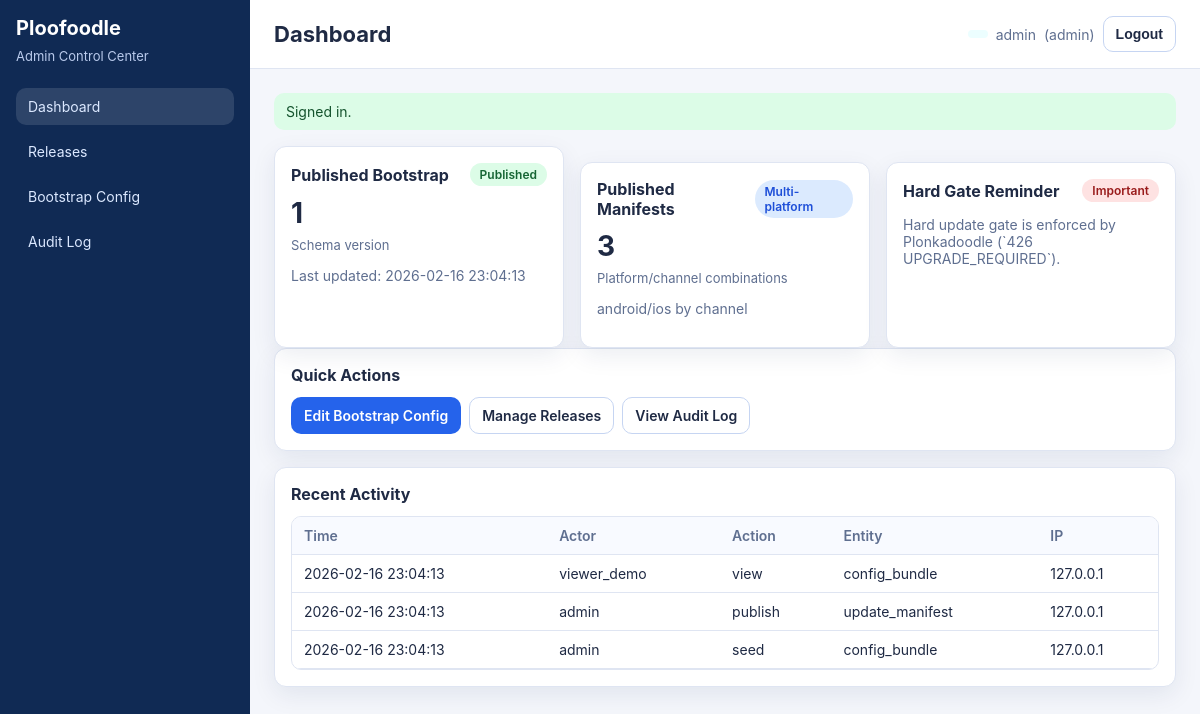
Page /index.php?_route=/admin (signed in) on the committed database.
### tables this page shows
CREATE TABLE IF NOT EXISTS admin_config_bundle (
  id BIGINT UNSIGNED AUTO_INCREMENT PRIMARY KEY,
  platform VARCHAR(20) NOT NULL DEFAULT 'android',
  channel VARCHAR(30) NOT NULL DEFAULT 'stable',
  bundle_key VARCHAR(80) NOT NULL DEFAULT 'mobile_bootstrap',
  status ENUM('draft','published') NOT NULL DEFAULT 'draft',
  schema_version INT UNSIGNED NOT NULL DEFAULT 1,
  payload JSON NOT NULL,
  cache_ttl_seconds INT UNSIGNED NOT NULL DEFAULT 3600,
  etag VARCHAR(64) NOT NULL,
  updated_by BIGINT UNSIGNED NULL,
  published_at TIMESTAMP NULL DEFAULT NULL,
  created_at TIMESTAMP NOT NULL DEFAULT CURRENT_TIMESTAMP,
  updated_at TIMESTAMP NOT NULL DEFAULT CURRENT_TIMESTAMP ON UPDATE CURRENT_TIMESTAMP,
  KEY idx_acb_platform_channel_status (platform, channel, status),
  KEY idx_acb_updated_at (updated_at),
  UNIQUE KEY uq_acb_draft (platform, channel, bundle_key, status),
  CONSTRAINT fk_acb_updated_by FOREIGN KEY (updated_by) REFERENCES admin_users(id)
    ON DELETE SET NULL
);

CREATE TABLE IF NOT EXISTS admin_audit_log (
  id BIGINT UNSIGNED AUTO_INCREMENT PRIMARY KEY,
  actor_user_id BIGINT UNSIGNED NULL,
  actor_username VARCHAR(80) NOT NULL,
  actor_role VARCHAR(20) NOT NULL,
  action VARCHAR(40) NOT NULL,
  entity_type VARCHAR(40) NOT NULL,
  entity_id BIGINT UNSIGNED NULL,
  platform VARCHAR(20) NULL,
  channel VARCHAR(30) NULL,
  before_json JSON NULL,
  after_json JSON NULL,
  ip_address VARCHAR(64) NULL,
  user_agent VARCHAR(255) NULL,
  created_at TIMESTAMP NOT NULL DEFAULT CURRENT_TIMESTAMP,
  KEY idx_aal_entity (entity_type, entity_id),
  KEY idx_aal_actor (actor_username),
  KEY idx_aal_created_at (created_at),
  CONSTRAINT fk_aal_actor_user FOREIGN KEY (actor_user_id) REFERENCES admin_users(id)
    ON DELETE SET NULL
);

### src/Controllers/BaseController.php (called while the page is built, shortened)
<?php
abstract class BaseController
{
    protected function render(string $viewFile, array $vars = []): void
    {
        $viewPath = PLOO_BASE_PATH . '/src/Views/' . $viewFile;
        extract($vars, EXTR_SKIP);
        require $viewPath;
    }
}

### src/Controllers/AdminDashboardController.php (called while the page is built, shortened)
<?php
final class AdminDashboardController extends BaseController
{
    public function index(): void
    {
        $user = (new RequireAdminAuth())->handle();
        $configRepo = new ConfigBundleRepository(Db::pdo());
        $releaseRepo = new UpdateManifestRepository(Db::pdo());
        $auditRepo = new AuditLogRepository(Db::pdo());
        $publishedConfig = null;
        $publishedManifests = [];
        $recentAudit = [];
        try {
            $publishedConfig = $configRepo->findLatestPublished();
            $publishedManifests = $releaseRepo->list(['status' => 'published']);
            $recentAudit = $auditRepo->latest(10);
        } catch (\Throwable $e) {
            \ploo_flash('error', 'Dashboard data unavailable. Run SQL migrations and seed data.');
        }
        $this->render('admin/dashboard.php', [
            'user' => $user,
            'flash' => \ploo_take_flash(),
            'csrfToken' => \ploo_csrf_token(),
            'publishedConfig' => $publishedConfig,
            'publishedManifests' => $publishedManifests,
            'recentAudit' => $recentAudit,
        ]);
    }
}

### src/Core/Router.php (called while the page is built, shortened)
<?php
final class Router
{
    private array $routes = [];
    public function get(string $path, array $handler): void
    {
        $this->routes['GET'][$path] = $handler;
    }
    public function post(string $path, array $handler): void
    {
        $this->routes['POST'][$path] = $handler;
    }
    public function dispatch(): void
    {
        $request = new Request();
        $response = new Response();
        $method = $request->method();
        $path = rtrim($request->path(), '/') ?: '/';
        $handler = $this->routes[$method][$path] ?? null;
        try {
            [$class, $action] = $handler;
            $controller = new $class($request, $response);
            $controller->{$action}();
        } catch (\Throwable $e) {
            $response->json(['success' => false, 'error' => 'Internal server error'], 500);
        }
    }
}

### public/index.php (called while the page is built, shortened)
<?php
require_once __DIR__ . '/../src/bootstrap.php';
$router = new Router();
$router->get('/', [AdminDashboardController::class, 'index']);
$router->get('/admin', [AdminDashboardController::class, 'index']);
$router->get('/auth/login', [AuthController::class, 'showLogin']);
$router->post('/auth/login', [AuthController::class, 'login']);
$router->post('/auth/logout', [AuthController::class, 'logout']);
$router->get('/admin/config', [AdminConfigController::class, 'index']);
$router->post('/admin/config', [AdminConfigController::class, 'saveOrPublish']);
$router->post('/admin/config/save-draft', [AdminConfigController::class, 'saveDraft']);
$router->post('/admin/config/publish', [AdminConfigController::class, 'publish']);
$router->post('/admin/config/reset-draft', [AdminConfigController::class, 'resetDraft']);
$router->post('/admin/config/delete-draft', [AdminConfigController::class, 'deleteDraft']);
$router->get('/admin/releases', [AdminReleaseController::class, 'index']);
$router->post('/admin/releases', [AdminReleaseController::class, 'saveOrPublish']);
$router->get('/admin/releases/create', [AdminReleaseController::class, 'create']);
$router->get('/admin/releases/view', [AdminReleaseController::class, 'view']);
$router->get('/admin/releases/edit', [AdminReleaseController::class, 'edit']);
$router->post('/admin/releases/publish', [AdminReleaseController::class, 'publish']);
$router->post('/admin/releases/unpublish', [AdminReleaseController::class, 'unpublish']);
$router->post('/admin/releases/delete', [AdminReleaseController::class, 'delete']);
$router->get('/admin/audit', [AdminAuditController::class, 'index']);
$router->get('/admin/audit/view', [AdminAuditController::class, 'view']);
$router->get('/mobile/bootstrap', [MobileBootstrapController::class, 'show']);
$router->get('/mobile/update', [MobileUpdateController::class, 'show']);
$router->get('/health', [HealthController::class, 'show']);
$router->dispatch();

### src/bootstrap.php (called while the page is built, shortened)
<?php
spl_autoload_register(static function (string $class): void {
    $prefix = 'Ploofoodle\\';
    $relative = substr($class, strlen($prefix));
    $path = PLOO_BASE_PATH . '/src/' . str_replace('\\', '/', $relative) . '.php';
});
$GLOBALS['ploo_config'] = [
    'app' => require PLOO_BASE_PATH . '/config/app.php',
    'db' => require PLOO_BASE_PATH . '/config/db.php',
    'auth' => require PLOO_BASE_PATH . '/config/auth.php',
];
function ploo_config(string $group): array
{
    return $GLOBALS['ploo_config'][$group] ?? [];
}
function ploo_base_path(): string
{
    $configured = trim((string)(ploo_config('app')['base_path'] ?? ''));
    $scriptName = (string)($_SERVER['SCRIPT_NAME'] ?? '/index.php');
    $base = rtrim(str_replace('\\', '/', dirname($scriptName)), '/');
    return $base === '' ? '' : $base;
}
function ploo_route_url(string $route, array $query = []): string
{
    $query = array_merge(['_route' => $route], $query);
    return ploo_base_path() . '/index.php?' . http_build_query($query);
}

### src/Core/Db.php (called while the page is built, shortened)
<?php
final class Db
{
    private static array $config = [];
    private static ?PDO $pdo = null;
    public static function configure(array $config): void
    {
        self::$config = $config;
    }
    public static function pdo(): PDO
    {
        if (self::$pdo instanceof PDO) {
            return self::$pdo;
        }
        $host = self::$config['host'] ?? '127.0.0.1';
        $port = (int)(self::$config['port'] ?? 3306);
        $name = self::$config['name'] ?? 'up-skill';
        $user = self::$config['user'] ?? 'root';
        $pass = self::$config['pass'] ?? '';
        $charset = self::$config['charset'] ?? 'utf8mb4';
        $dsn = sprintf('mysql:host=%s;port=%d;dbname=%s;charset=%s', $host, $port, $name, $charset);
        self::$pdo = new PDO($dsn, $user, $pass, [
            PDO::ATTR_ERRMODE => PDO::ERRMODE_EXCEPTION,
            PDO::ATTR_DEFAULT_FETCH_MODE => PDO::FETCH_ASSOC,
            PDO::ATTR_EMULATE_PREPARES => false,
        ]);
        return self::$pdo;
    }
}

### src/Repositories/ConfigBundleRepository.php (called while the page is built, shortened)
<?php
final class ConfigBundleRepository
{
    public function findLatestPublished(): ?array
    {
        $sql = "SELECT * FROM admin_config_bundle WHERE status = 'published' ORDER BY updated_at DESC, id DESC LIMIT 1";
        $stmt = $this->pdo->query($sql);
        $row = $stmt !== false ? $stmt->fetch() : false;
        return is_array($row) ? $row : null;
    }
}

### src/Repositories/UpdateManifestRepository.php (called while the page is built, shortened)
<?php
final class UpdateManifestRepository
{
    public function list(array $filters = []): array
    {
        $sql = 'SELECT * FROM admin_update_manifest WHERE 1=1';
        $params = [];
        if (!empty($filters['status'])) {
            $sql .= ' AND status = ?';
            $params[] = $filters['status'];
        }
        $sql .= ' ORDER BY updated_at DESC, id DESC';
        $stmt = $this->pdo->prepare($sql);
        $stmt->execute($params);
        $rows = $stmt->fetchAll();
        return is_array($rows) ? $rows : [];
    }
}

### src/Repositories/AuditLogRepository.php (called while the page is built, shortened)
<?php
final class AuditLogRepository
{
    public function latest(int $limit = 10): array
    {
        $limit = max(1, min(100, $limit));
        $stmt = $this->pdo->query('SELECT * FROM admin_audit_log ORDER BY created_at DESC, id DESC LIMIT ' . $limit);
        $rows = $stmt !== false ? $stmt->fetchAll() : [];
        return is_array($rows) ? $rows : [];
    }
}

### src/Views/admin/dashboard.php (the view, shortened to what this page needs)
<?php
$publishedConfig = $publishedConfig ?? null;
$publishedManifests = $publishedManifests ?? [];
$recentAudit = $recentAudit ?? [];
?>
<div class="grid-3">
  <section class="card">
    <div class="card-head"><h3>Published Bootstrap</h3><span class="badge published">Published</span></div>
    <div class="stat"><?= htmlspecialchars((string)($publishedConfig['schema_version'] ?? 'N/A'), ENT_QUOTES, 'UTF-8') ?></div>
    <div class="stat-sub">Schema version</div>
    <p class="muted">Last updated: <?= htmlspecialchars((string)($publishedConfig['updated_at'] ?? 'N/A'), ENT_QUOTES, 'UTF-8') ?></p>
  </section>
  <section class="card">
    <div class="card-head"><h3>Published Manifests</h3><span class="badge soft">Multi-platform</span></div>
    <div class="stat"><?= count($publishedManifests) ?></div>
    <div class="stat-sub">Platform/channel combinations</div>
    <p class="muted">android/ios by channel</p>
  </section>
  <section class="card">
    <div class="card-head"><h3>Hard Gate Reminder</h3><span class="badge hard">Important</span></div>
    <p class="muted">Hard update gate is enforced by Plonkadoodle (`426 UPGRADE_REQUIRED`).</p>
  </section>
</div>
<section class="card">
  <div class="card-head"><h3>Quick Actions</h3></div>
  <div class="btn-row">
    <a class="btn primary" href="<?= htmlspecialchars(ploo_route_url('/admin/config'), ENT_QUOTES, 'UTF-8') ?>">Edit Bootstrap Config</a>
    <a class="btn secondary" href="<?= htmlspecialchars(ploo_route_url('/admin/releases'), ENT_QUOTES, 'UTF-8') ?>">Manage Releases</a>
    <a class="btn secondary" href="<?= htmlspecialchars(ploo_route_url('/admin/audit'), ENT_QUOTES, 'UTF-8') ?>">View Audit Log</a>
  </div>
</section>
<section class="card">
  <div class="card-head"><h3>Recent Activity</h3></div>
  <div class="table-wrap">
    <table>
      <thead><tr><th>Time</th><th>Actor</th><th>Action</th><th>Entity</th><th>IP</th></tr></thead>
      <tbody>
        <?php if (empty($recentAudit)): ?>
          <tr><td colspan="5" class="muted">No recent activity.</td></tr>
        <?php else: foreach ($recentAudit as $item): ?>
          <tr>
            <td><?= htmlspecialchars((string)$item['created_at'], ENT_QUOTES, 'UTF-8') ?></td>
            <td><?= htmlspecialchars((string)$item['actor_username'], ENT_QUOTES, 'UTF-8') ?></td>
            <td><?= htmlspecialchars((string)$item['action'], ENT_QUOTES, 'UTF-8') ?></td>
            <td><?= htmlspecialchars((string)$item['entity_type'], ENT_QUOTES, 'UTF-8') ?></td>
            <td><?= htmlspecialchars((string)$item['ip_address'], ENT_QUOTES, 'UTF-8') ?></td>
          </tr>
        <?php endforeach; endif; ?>
      </tbody>
    </table>
  </div>
</section>
<?php
require PLOO_BASE_PATH . '/src/Views/layout.php';

### public/assets/admin.css (style rules this page uses)
:root { --bg: #f4f6fb; --surface: #ffffff; --surface-muted: #f8faff; --text: #1f2a44; --text-muted: #5f6f90; --primary: #2563eb; --primary-600: #1d4ed8; --danger: #dc2626; --warning: #d97706; --success: #16a34a; --border: #dfe5f2; --shadow: 0 8px 24px rgba(16, 42, 84, 0.08); --radius: 12px; --space-1: 4px; --space-2: 8px; --space-3: 12px; --space-4: 16px; --space-5: 24px; --space-6: 32px; --font: Inter, Segoe UI, Roboto, Arial, sans-serif; }
* { box-sizing: border-box; }
body { margin: 0; font-family: var(--font); background: var(--bg); color: var(--text); }
a { color: var(--primary); text-decoration: none; }
.muted { color: var(--text-muted); font-size: 14px; }
.grid-3 { display: grid; grid-template-columns: repeat(3, 1fr); gap: var(--space-4); }
.card { background: var(--surface); border: 1px solid var(--border); border-radius: var(--radius); box-shadow: var(--shadow); padding: var(--space-4); }
.card + .card { margin-top: var(--space-4); }
.card-head { display: flex; justify-content: space-between; align-items: center; gap: var(--space-2); margin-bottom: var(--space-3); }
.card-head h3 { margin: 0; font-size: 16px; }
.stat { font-size: 28px; font-weight: 700; line-height: 1.1; margin: var(--space-2) 0; }
.stat-sub { color: var(--text-muted); font-size: 13px; }
.table-wrap { overflow: auto; border: 1px solid var(--border); border-radius: 10px; }
table { width: 100%; border-collapse: collapse; font-size: 14px; }
th, td { padding: 10px 12px; border-bottom: 1px solid var(--border); text-align: left; }
th { background: var(--surface-muted); font-weight: 600; color: var(--text-muted); }
.btn-row { display: flex; gap: var(--space-2); flex-wrap: wrap; margin-top: var(--space-3); }
.btn { border: 1px solid transparent; border-radius: 10px; padding: 9px 12px; cursor: pointer; font-weight: 600; font-size: 14px; background: var(--surface-muted); color: var(--text); }
.btn.primary { background: var(--primary); color: #fff; }
.btn.secondary { background: #fff; border-color: #c6d5f2; }
.badge { display: inline-flex; align-items: center; border-radius: 999px; padding: 4px 10px; font-size: 12px; font-weight: 600; }
.badge.published { background: #dcfce7; color: #166534; }
.badge.soft { background: #dbeafe; color: #1d4ed8; }
.badge.hard { background: #fee2e2; color: #991b1b; }

### rows in the picture
admin_config_bundle: schema_version "1", updated_at "2026-02-16 23:04:13"
admin_audit_log: created_at "2026-02-16 23:04:13", actor_username "viewer_demo", action "view", entity_type "config_bundle", ip_address "127.0.0.1"
admin_audit_log: created_at "2026-02-16 23:04:13", actor_username "admin", action "publish", entity_type "update_manifest", ip_address "127.0.0.1"
admin_audit_log: created_at "2026-02-16 23:04:13", actor_username "admin", action "seed", entity_type "config_bundle", ip_address "127.0.0.1"

### other values in the picture
$pageTitle "Dashboard"
$u['username'] "admin"
$u['role'] "admin"
$flash['message'] "Signed in."
count($publishedManifests) "3"
